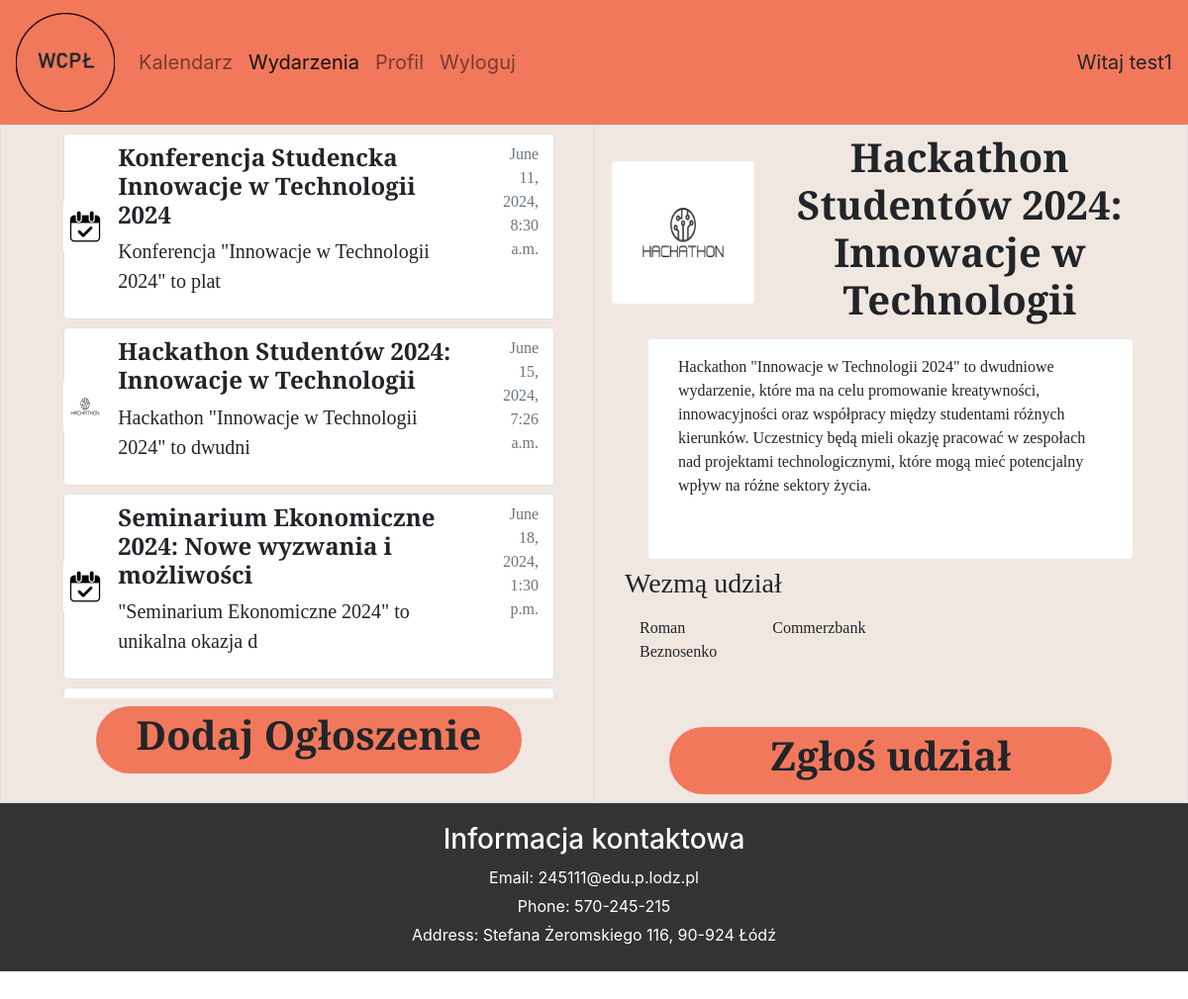
The page /events/28 (signed in) on the database its author committed.
### main/models.py (models this page shows, shortened)
class Event(models.Model):
    picture = models.ImageField(default='default.jpg', upload_to='event_pics')
    author = models.ForeignKey(User, on_delete=models.CASCADE)
    users = models.ManyToManyField(User, related_name="users_list", blank=True)
    addDate = models.DateTimeField(default=timezone.now)
    startDate = models.DateTimeField(default=timezone.now)
    endDate = models.DateTimeField(default=timezone.now)
    title = models.CharField(max_length=100)
    description = models.CharField(max_length=620)
    accepted = models.IntegerField(default=0)
    class Meta:
        ordering = ['startDate']

class Profile(models.Model):
    USER_TYPE_CHOICES = (
        ('student', 'Student'),
        ('firm', 'Firm'),
    )
    user = models.OneToOneField(User, on_delete=models.CASCADE)
    user_type = models.CharField(max_length=10, choices=USER_TYPE_CHOICES, default='student')
    picture = models.ImageField(default='user_icon.png', upload_to='profile_pictures')
    phone_number = models.CharField(max_length=20, null=True, blank=True)
    faculty = models.CharField(max_length=40, null=True, blank=True)
    course = models.CharField(max_length=50, null=True, blank=True)
    semester = models.IntegerField(null=True, validators=[MinValueValidator(1), MaxValueValidator(7)], blank=True)
    nameFirm = models.CharField(max_length=50, default='Nokia', null=True, blank=True)
    website = models.CharField(max_length=100, default='https://www.nokia.com/', null=True, blank=True)
    bio = models.TextField(blank=True)

### main/views.py (the view)
# urls.py: path('events/<int:id>', views.eventsInfo, name='events-info'),
@login_required
def eventsInfo(request, id):
    currentEvent = get_object_or_404(Event, id=id)
    currentUser = request.user
    profiles = []
    for user in currentEvent.users.all():
        profile = Profile.objects.get(user=user)
        profiles.append(profile)
    isFound = False
    for user in currentEvent.users.all():
        if user.username == currentUser.username:
            isFound = True
    if request.method == 'POST':
        form = ParticipationForm(request.POST)
        if currentUser.username != 'admin':
            if isFound:
                currentEvent.users.remove(currentUser)
            else:
                currentEvent.users.add(currentUser)
            currentEvent.save()
        return redirect('events-info', id=id)
    else:
        form = ParticipationForm()
    context = {
        'events': Event.objects.all(),
        'currentEvent': currentEvent,
        'currentUser': currentUser,
        'profiles': profiles,
        'ifParticipates': isFound,
        'form': form
    }
    return render(request, "main/events_info.html", context)

### main/templates/main/events_info.html (shortened to what this page needs)
{% extends "main/events_search.html" %}
{% load static %}
{% block event %}
<div class="row px-1 justify-content-center align-items-center" style="min-height: 180px;">
    <div class="col-md-3 col-sm-12">
        <div class="d-flex justify-content-center align-items-center">
            <img class="rounded" src="{{ currentEvent.picture.url }}" alt="event-icon" style="width: 144px;height: 144px;">
        </div>
    </div>
    <div class="col-md-9 col-sm-12">
        <div class="container text-center">
            <h1 class="fw-bold">{{ currentEvent.title }}</h1>
        </div>
    </div>
</div>
<div class="row mx-4 my-2 py-3 rounded bg-white" style="min-height: 222px;">
    <div class="col-md-12">
        <div class="container">
            {{ currentEvent.description }}
        </div>
    </div>
</div>
<h3>Wezmą udział</h3>
<div class="container">
    <ul class="navbar-nav mr-auto">
        <li class="nav-item">
            <div class="row" style="min-height: 120px;">
                {% for profile in profiles|slice:":12" %}
                <div class="col-md-3">
                    <a class="nav-link" href="{% url 'profile-home'  profile.user.username %}" style="color: inherit;">
                        {% if profile.user_type == 'student' %}
                        {{ profile.user.first_name }} {{ profile.user.last_name }}
                        {% else %}
                        {{ profile.nameFirm }}
                        {% endif %}
                    </a>
                </div>
                {% endfor %}
            </div>
        </li>
    </ul>
</div>
<div class="row px-5">
    {% if currentEvent.author == currentUser %}
    <div class="container">
        <a class="col-md-12 btn pt-1 rounded-pill text-center" href="{% url 'events-edit' currentEvent.id %}" style="background-color: #F2785C">
            <h1 class="fw-bold">Edytuj wydarzenie</h1>
        </a>
    </div>
    {% else %}
    <form method="POST">
        <button class="col-md-12 btn pt-1 rounded-pill text-center" type="submit" style="background-color: #F2785C">
            {% if ifParticipates %}
            <h1 class="fw-bold">Wypisz się</h1>
            {% else %}
            <h1 class="fw-bold">Zgłoś udział</h1>
            {% endif %}
        </button>
    </form>
    {% endif %}
</div>
{% endblock event %}

### main/templates/main/events_search.html (shortened to what this page needs)
{% extends "main/base.html" %}
{% load static %}
{% block events_activate %}
active
{% endblock events_activate %}
{% block content %}
<div class="container-fluid" style="background-color: #F1E7E1; font-family:Bree Serif">
    <div class="row">
        <div class="col-md-6 col-sm-12 py-2 ps-5 pe-4 border">
            <div class="container mb-2">
                <div class="container-fluid" style="height: 571px; max-height: 571px; overflow-y: scroll;">
                    {% for event in events %}
                    {% if event.accepted %}
                    <div class="row rounded border border-5 mb-2 bg-white">
                        <div class="col-md-1">
                            <div class="d-flex justify-content-center align-items-center" style="height: 100%;width: 100%;">
                                <img class="rounded" src="{{ event.picture.url }}" alt="event-icon" style="width: 50px; height: 50px;">
                            </div>
                        </div>
                        <a class="col-md-9 btn pt-2 text-start" href="{% url 'events-info' event.id %}">
                            <h4 class="fw-bold">{{ event.title }}</h4>
                            <p class="fs-5">{{ event.description|slice:":50" }}</p>
                        </a>
                        <div class="col-md-2 text-end pt-2 text-muted">
                            {{ event.startDate }}
                        </div>
                    </div>
                    {% endif %}
                    {% endfor %}
                </div>
                <div class="row px-5 mt-2">
                    <a class="col-md-12 btn pt-1 rounded-pill text-center" href="{% url 'events-add' %}" style="background-color: #F2785C">
                        <h1 class="fw-bold">Dodaj Ogłoszenie</h1>
                    </a>
                </div>
            </div>
        </div>
        <div class="col-md-6 col-sm-12 py-2 pe-3 border">
            <div class="container">
                {% block event %}{% endblock %}
            </div>
        </div>
    </div>
</div>
{% endblock content %}

### main/templates/main/base.html (shortened to what this page needs)
{% load static %}
<!DOCTYPE html>
<html>
    <head>
        <link rel="stylesheet" href="{% static 'main/main.css' %}">
        <link href="https://cdn.jsdelivr.net/npm/bootstrap@5.0.2/dist/css/bootstrap.min.css" rel="stylesheet">
        <link rel="stylesheet" href="https://stackpath.bootstrapcdn.com/bootstrap/4.5.2/css/bootstrap.min.css">
        <link rel="stylesheet" href="https://cdn.jsdelivr.net/npm/bootstrap-icons@1.11.3/font/bootstrap-icons.min.css">
    </head>
    <body>
        <nav class="navbar navbar-expand-lg navbar-light">
            <a class="navbar-brand" href="#">
                <img src="{% static 'main/logo.png' %}" alt="logo" style="width: 100px;height: 100px;">
            </a>
            <div class="collapse navbar-collapse" id="navbarSupportedContent">
              <ul class="navbar-nav mr-auto">
                {% if user.is_authenticated %}
                <li class="nav-item">
                  <a class="nav-link {% block calendar_activate %}{% endblock %}" href="{% url 'calendar' %}">Kalendarz</a>
                </li>
                <li class="nav-item">
                  <a class="nav-link {% block events_activate %}{% endblock %}" href="{% url 'events-search' %}">Wydarzenia</a>
                </li>
                <li class="nav-item">
                    <a class="nav-link {% block profile_activate %}{% endblock %}" href="{% url 'profile-home' user.username %}">Profil</a>
                </li>
                <li class="nav-item">
                    <a class="nav-link" href="{% url 'logout' %}">Wyloguj</a>
                </li>
                {% endif %}
              </ul>
              {% if user.is_authenticated %}
              <span class="span-text">
                Witaj {{ user.username }}
              </span>
              {% endif %}
            </div>
        </nav>
        {% block content %}{% endblock %}
    </body>
    <footer>
        <div class="footer-container">
            <div class="contact-info">
                <h3>Informacja kontaktowa</h3>
                <p>Email: 245111@edu.p.lodz.pl</p>
                <p>Phone: 570-245-215</p>
                <p>Address:  Stefana Żeromskiego 116, 90-924 Łódź</p>
            </div>
        </div>
    </footer>
</html>

### main/static/main/main.css (style rules this page uses)
body { background-color: rgba(241, 231, 225, 1); overflow-x: hidden; font-family: "Bree Serif"; font-size: 20px; margin: 0; }
.navbar { background-color: #F2785C; font-size: 20px; }
footer { background-color: #333; color: #fff; padding: 20px; width: 100%; bottom: 0; }
.footer-container { margin: 0 auto; }
.contact-info { text-align: center; }
.contact-info h3 { margin-bottom: 10px; }
.contact-info p { margin: 5px 0; }

### rows shown on the page
Event: picture (placeholder picture), title "Konferencja Studencka Innowacje w Technologii 2024", description "Konferencja \"Innowacje w Technologii 2024\" to plat", startDate "June 11, 2024, 8:30 a.m."
Event: picture (picture), title "Hackathon Studentów 2024: Innowacje w Technologii", description "Hackathon \"Innowacje w Technologii 2024\" to dwudni", startDate "June 15, 2024, 7:26 a.m.", description "Hackathon \"Innowacje w Technologii 2024\" to dwudniowe wydarzenie, które ma na celu promowanie kreatywności, innowacyjności oraz współpracy między studentami różnych kierunków. Uczestnicy będą mieli okazję pracować w zespołach nad projektami technologicznymi, które mogą mieć potencjalny wpływ na różne sektory życia."
Event: picture (placeholder picture), title "Seminarium Ekonomiczne 2024: Nowe wyzwania i możliwości", description "\"Seminarium Ekonomiczne 2024\" to unikalna okazja d", startDate "June 18, 2024, 1:30 p.m."
Profile: user.first_name "Roman", user.last_name "Beznosenko"
Profile: nameFirm "Commerzbank"

### other values the page prints
{{ user.username }} "test1"
